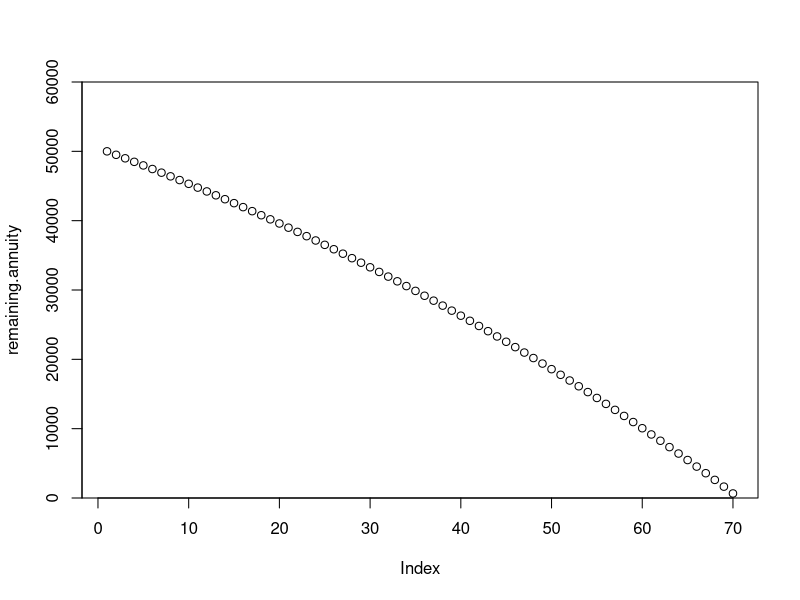
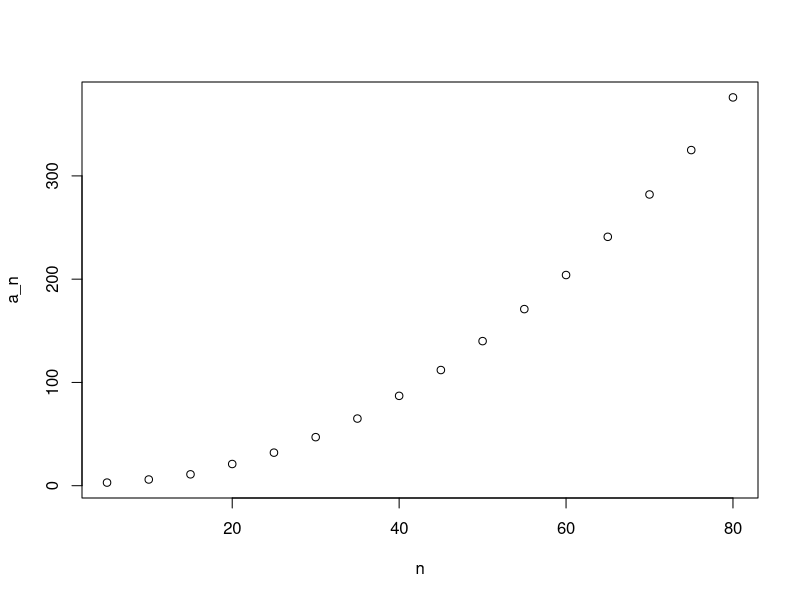
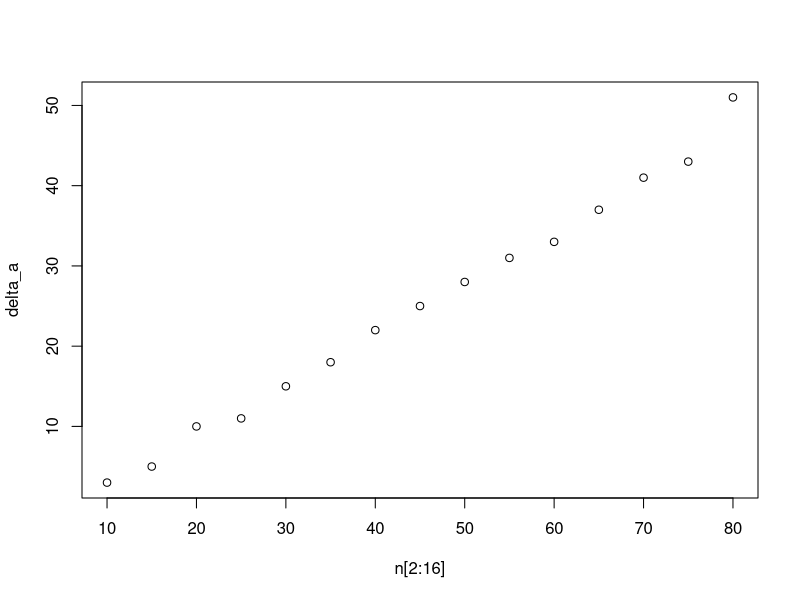
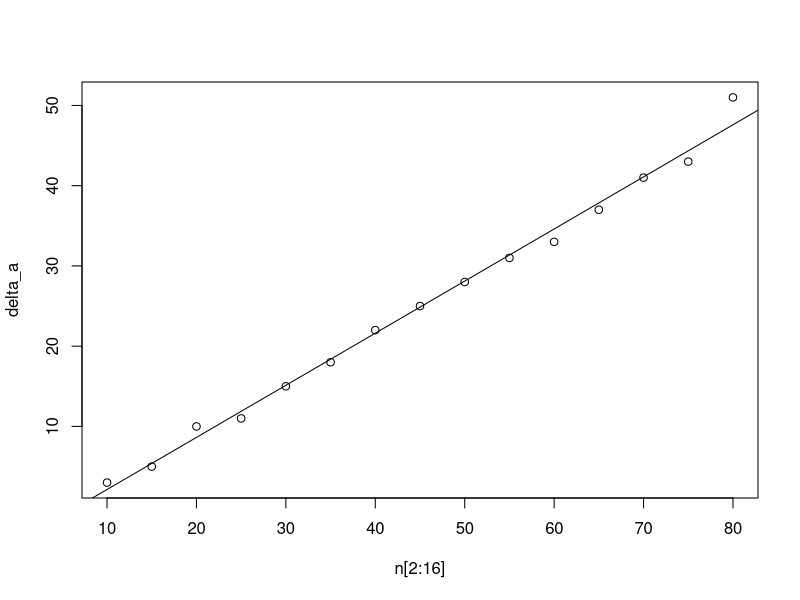

Write R code to recreate these figures, in order.
## ---- chunk 1
steps = 100
n_0 = 50000
withdrawl = 1000
percent_return = 1

annuity <- function(x){x + (percent_return/100)*x - withdrawl}

remaining.annuity <- n_0

for (i in 1:steps) { 
  n = annuity(remaining.annuity[i])
  remaining.annuity <- c(remaining.annuity,n)
}
#could rewrite with while

remaining.annuity <- remaining.annuity[which(remaining.annuity > 0)]
plot(remaining.annuity, ylim = c(0, n_0 + 10000),yaxs = "i")

which.min(remaining.annuity)
## ---- chunk 2
n = seq(1,16,1)*5
a_n = c(3,6,11,21,32,47,65,87,112,140,171,204,241,282,325,376)

delta_a <- diff(a_n)
plot(x = n, y = a_n)
## ---- chunk 3
plot(x = n[2:16], y = delta_a)
## ---- chunk 4
braking.model <- lm(delta_a ~ n[2:16] )

plot(x = n[2:16], y = delta_a)
abline(braking.model)
## ---- chunk 5
k <- as.numeric(braking.model$coefficients[2])
print(k)
## ---- chunk 6

a_n.model <- 3

for (i in n) {
  a_n.iter <- a_n.model[i]*k
  a_n.distance <- a_n.model[i] + a_n.iter
  a_n.model <- c(a_n.model, a_n.distance)
}
